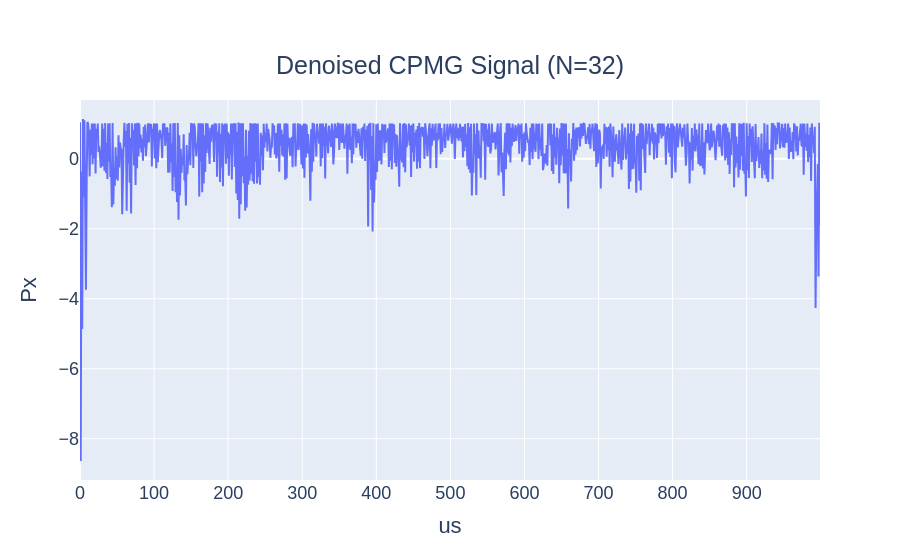

The notebook cell this image was saved under:
### Code cell
time_data = np.arange(0, 10000, 1)

fig = go.Figure()
fig.update_layout(
    title={
          'text': "Denoised CPMG Signal (N=32)",
          'y':0.9,
          'x':0.5,
          'xanchor': 'center',
          'yanchor': 'top'
          },
    xaxis_title="us",
    yaxis_title="Px",
    font=dict(
        family="Arial",
        size=18
    )
)
fig.add_trace(
    go.Scatter(x=time_data, y=1-deno_datas[0], name='CPMG signal')
)
fig.show()

### Figure 1 — Plotly figure (JSON) as saved in the notebook; plotly's stock layout.template omitted (floating-point values rounded to 4 significant figures; data arrays with more than 128 entries replaced by an {"elided": "..."} marker saying what was removed)
{"data": [{"name": "CPMG signal", "x": {"elided": "10000 int values"}, "y": {"elided": "1000 float values"}, "type": "scatter"}], "layout": {"title": {"text": "Denoised CPMG Signal (N=32)", "y": 0.9, "x": 0.5, "xanchor": "center", "yanchor": "top"}, "font": {"family": "Arial", "size": 18}, "xaxis": {"title": {"text": "us"}}, "yaxis": {"title": {"text": "Px"}}}}
